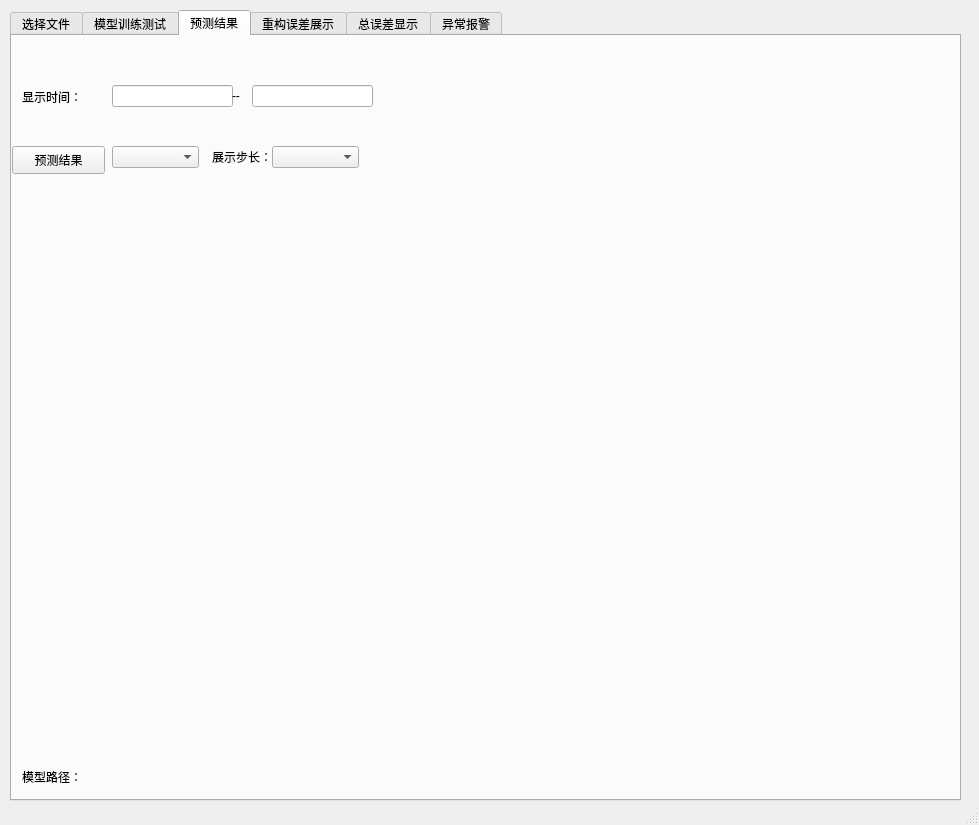
<?xml version="1.0" encoding="UTF-8"?>
<ui version="4.0">
 <class>MainWindow</class>
 <widget class="QMainWindow" name="MainWindow">
  <property name="geometry">
   <rect>
    <x>0</x>
    <y>0</y>
    <width>979</width>
    <height>825</height>
   </rect>
  </property>
  <property name="windowTitle">
   <string>MainWindow</string>
  </property>
  <widget class="QWidget" name="centralwidget">
   <widget class="QTabWidget" name="tabWidget">
    <property name="geometry">
     <rect>
      <x>10</x>
      <y>10</y>
      <width>951</width>
      <height>791</height>
     </rect>
    </property>
    <property name="currentIndex">
     <number>2</number>
    </property>
    <widget class="QWidget" name="tab_1">
     <attribute name="title">
      <string>选择文件</string>
     </attribute>
     <widget class="QPushButton" name="pushButton_csv">
      <property name="geometry">
       <rect>
        <x>10</x>
        <y>20</y>
        <width>93</width>
        <height>28</height>
       </rect>
      </property>
      <property name="text">
       <string>输入文件</string>
      </property>
     </widget>
     <widget class="QLabel" name="label">
      <property name="geometry">
       <rect>
        <x>331</x>
        <y>22</y>
        <width>591</width>
        <height>21</height>
       </rect>
      </property>
      <property name="text">
       <string/>
      </property>
     </widget>
     <widget class="QTableView" name="tableView">
      <property name="geometry">
       <rect>
        <x>10</x>
        <y>60</y>
        <width>931</width>
        <height>661</height>
       </rect>
      </property>
     </widget>
     <widget class="QPushButton" name="pushButton_choose">
      <property name="geometry">
       <rect>
        <x>10</x>
        <y>730</y>
        <width>131</width>
        <height>28</height>
       </rect>
      </property>
      <property name="text">
       <string>选择检测数据</string>
      </property>
     </widget>
     <widget class="QPushButton" name="pushButton_all_value">
      <property name="geometry">
       <rect>
        <x>110</x>
        <y>20</y>
        <width>93</width>
        <height>28</height>
       </rect>
      </property>
      <property name="text">
       <string>特征全选</string>
      </property>
     </widget>
     <widget class="QPushButton" name="pushButton_no_value">
      <property name="geometry">
       <rect>
        <x>210</x>
        <y>20</y>
        <width>93</width>
        <height>28</height>
       </rect>
      </property>
      <property name="text">
       <string>特征清空</string>
      </property>
     </widget>
     <widget class="QLineEdit" name="label_22">
      <property name="geometry">
       <rect>
        <x>150</x>
        <y>730</y>
        <width>781</width>
        <height>24</height>
       </rect>
      </property>
     </widget>
    </widget>
    <widget class="QWidget" name="tab_2">
     <attribute name="title">
      <string>模型训练测试</string>
     </attribute>
     <widget class="QLabel" name="label_2">
      <property name="geometry">
       <rect>
        <x>10</x>
        <y>10</y>
        <width>72</width>
        <height>21</height>
       </rect>
      </property>
      <property name="text">
       <string>选择模型：</string>
      </property>
     </widget>
     <widget class="QPushButton" name="pushButton_pth">
      <property name="geometry">
       <rect>
        <x>20</x>
        <y>40</y>
        <width>141</width>
        <height>28</height>
       </rect>
      </property>
      <property name="text">
       <string>加载预训练参数</string>
      </property>
     </widget>
     <widget class="QWidget" name="verticalLayoutWidget">
      <property name="geometry">
       <rect>
        <x>80</x>
        <y>70</y>
        <width>111</width>
        <height>101</height>
       </rect>
      </property>
      <layout class="QVBoxLayout" name="verticalLayout">
       <item>
        <widget class="QLineEdit" name="lineEdit_trainstarttime"/>
       </item>
       <item>
        <widget class="QLineEdit" name="lineEdit_validstarttime"/>
       </item>
       <item>
        <widget class="QLineEdit" name="lineEdit_teststarttime"/>
       </item>
      </layout>
     </widget>
     <widget class="QWidget" name="verticalLayoutWidget_2">
      <property name="geometry">
       <rect>
        <x>190</x>
        <y>70</y>
        <width>21</width>
        <height>101</height>
       </rect>
      </property>
      <layout class="QVBoxLayout" name="verticalLayout_2">
       <item>
        <widget class="QLabel" name="label_12">
         <property name="text">
          <string>--</string>
         </property>
        </widget>
       </item>
       <item>
        <widget class="QLabel" name="label_11">
         <property name="text">
          <string>--</string>
         </property>
        </widget>
       </item>
       <item>
        <widget class="QLabel" name="label_10">
         <property name="text">
          <string>--</string>
         </property>
        </widget>
       </item>
      </layout>
     </widget>
     <widget class="QWidget" name="verticalLayoutWidget_3">
      <property name="geometry">
       <rect>
        <x>210</x>
        <y>70</y>
        <width>111</width>
        <height>101</height>
       </rect>
      </property>
      <layout class="QVBoxLayout" name="verticalLayout_3">
       <item>
        <widget class="QLineEdit" name="lineEdit_trainendtime"/>
       </item>
       <item>
        <widget class="QLineEdit" name="lineEdit_validendtime"/>
       </item>
       <item>
        <widget class="QLineEdit" name="lineEdit_testendtime"/>
       </item>
      </layout>
     </widget>
     <widget class="QPushButton" name="pushButton_showdataset">
      <property name="geometry">
       <rect>
        <x>10</x>
        <y>180</y>
        <width>161</width>
        <height>28</height>
       </rect>
      </property>
      <property name="text">
       <string>数据集划分展示</string>
      </property>
     </widget>
     <widget class="QWidget" name="verticalLayoutWidget_4">
      <property name="geometry">
       <rect>
        <x>340</x>
        <y>69</y>
        <width>111</width>
        <height>101</height>
       </rect>
      </property>
      <layout class="QVBoxLayout" name="verticalLayout_5">
       <item>
        <widget class="QLabel" name="label_6">
         <property name="text">
          <string>训练轮数：</string>
         </property>
        </widget>
       </item>
       <item>
        <widget class="QLabel" name="label_7">
         <property name="text">
          <string>batch_size：</string>
         </property>
        </widget>
       </item>
       <item>
        <widget class="QLabel" name="label_8">
         <property name="text">
          <string>初始学习率：</string>
         </property>
        </widget>
       </item>
      </layout>
     </widget>
     <widget class="QWidget" name="verticalLayoutWidget_5">
      <property name="geometry">
       <rect>
        <x>460</x>
        <y>70</y>
        <width>121</width>
        <height>101</height>
       </rect>
      </property>
      <layout class="QVBoxLayout" name="verticalLayout_6">
       <item>
        <widget class="QLineEdit" name="lineEdit_epoch"/>
       </item>
       <item>
        <widget class="QLineEdit" name="lineEdit_batchsize"/>
       </item>
       <item>
        <widget class="QLineEdit" name="lineEdit_rate"/>
       </item>
      </layout>
     </widget>
     <widget class="QPushButton" name="pushButton_train">
      <property name="geometry">
       <rect>
        <x>0</x>
        <y>540</y>
        <width>181</width>
        <height>28</height>
       </rect>
      </property>
      <property name="text">
       <string>开始训练</string>
      </property>
     </widget>
     <widget class="QPlainTextEdit" name="plainTextEdit">
      <property name="geometry">
       <rect>
        <x>10</x>
        <y>580</y>
        <width>921</width>
        <height>151</height>
       </rect>
      </property>
      <property name="plainText">
       <string/>
      </property>
     </widget>
     <widget class="QWidget" name="verticalLayoutWidget_8">
      <property name="geometry">
       <rect>
        <x>10</x>
        <y>70</y>
        <width>77</width>
        <height>101</height>
       </rect>
      </property>
      <layout class="QVBoxLayout" name="verticalLayout_4">
       <item>
        <widget class="QLabel" name="label_3">
         <property name="text">
          <string>训练时间：</string>
         </property>
        </widget>
       </item>
       <item>
        <widget class="QLabel" name="label_4">
         <property name="text">
          <string>验证时间：</string>
         </property>
        </widget>
       </item>
       <item>
        <widget class="QLabel" name="label_5">
         <property name="text">
          <string>测试时间：</string>
         </property>
        </widget>
       </item>
      </layout>
     </widget>
     <widget class="QWidget" name="verticalLayoutWidget_9">
      <property name="geometry">
       <rect>
        <x>610</x>
        <y>70</y>
        <width>81</width>
        <height>101</height>
       </rect>
      </property>
      <layout class="QVBoxLayout" name="verticalLayout_9">
       <item>
        <widget class="QLabel" name="label_18">
         <property name="text">
          <string>输入步长：</string>
         </property>
        </widget>
       </item>
       <item>
        <widget class="QLabel" name="label_19">
         <property name="text">
          <string>预测步长：</string>
         </property>
        </widget>
       </item>
       <item>
        <widget class="QLabel" name="label_20">
         <property name="text">
          <string>重合步长：</string>
         </property>
        </widget>
       </item>
      </layout>
     </widget>
     <widget class="QWidget" name="verticalLayoutWidget_10">
      <property name="geometry">
       <rect>
        <x>700</x>
        <y>70</y>
        <width>111</width>
        <height>101</height>
       </rect>
      </property>
      <layout class="QVBoxLayout" name="verticalLayout_10">
       <item>
        <widget class="QLineEdit" name="lineEdit_inputlength"/>
       </item>
       <item>
        <widget class="QLineEdit" name="lineEdit_predlength"/>
       </item>
       <item>
        <widget class="QLineEdit" name="lineEdit_labellength"/>
       </item>
      </layout>
     </widget>
     <widget class="QComboBox" name="comboBox_model">
      <property name="geometry">
       <rect>
        <x>80</x>
        <y>10</y>
        <width>87</width>
        <height>22</height>
       </rect>
      </property>
     </widget>
     <widget class="QComboBox" name="comboBox_model_2">
      <property name="geometry">
       <rect>
        <x>190</x>
        <y>180</y>
        <width>87</width>
        <height>22</height>
       </rect>
      </property>
     </widget>
     <widget class="QLabel" name="label_21">
      <property name="geometry">
       <rect>
        <x>210</x>
        <y>40</y>
        <width>701</width>
        <height>21</height>
       </rect>
      </property>
      <property name="text">
       <string/>
      </property>
     </widget>
     <widget class="QLabel" name="label_dataset">
      <property name="geometry">
       <rect>
        <x>300</x>
        <y>180</y>
        <width>591</width>
        <height>20</height>
       </rect>
      </property>
      <property name="text">
       <string/>
      </property>
     </widget>
     <widget class="QLabel" name="label_17">
      <property name="geometry">
       <rect>
        <x>180</x>
        <y>10</y>
        <width>109</width>
        <height>28</height>
       </rect>
      </property>
      <property name="text">
       <string>选择损失函数：</string>
      </property>
     </widget>
     <widget class="QComboBox" name="comboBox_lossfc">
      <property name="geometry">
       <rect>
        <x>280</x>
        <y>10</y>
        <width>119</width>
        <height>21</height>
       </rect>
      </property>
     </widget>
    </widget>
    <widget class="QWidget" name="tab_3">
     <attribute name="title">
      <string>预测结果</string>
     </attribute>
     <widget class="QPushButton" name="pushButton_pred">
      <property name="geometry">
       <rect>
        <x>0</x>
        <y>110</y>
        <width>93</width>
        <height>28</height>
       </rect>
      </property>
      <property name="text">
       <string>预测结果</string>
      </property>
     </widget>
     <widget class="QLabel" name="label_9">
      <property name="geometry">
       <rect>
        <x>10</x>
        <y>50</y>
        <width>72</width>
        <height>21</height>
       </rect>
      </property>
      <property name="text">
       <string>显示时间：</string>
      </property>
     </widget>
     <widget class="QWidget" name="gridLayoutWidget">
      <property name="geometry">
       <rect>
        <x>100</x>
        <y>20</y>
        <width>121</width>
        <height>80</height>
       </rect>
      </property>
      <layout class="QGridLayout" name="gridLayout">
       <item row="0" column="0">
        <widget class="QLineEdit" name="lineEdit_showstarttime"/>
       </item>
      </layout>
     </widget>
     <widget class="QWidget" name="verticalLayoutWidget_6">
      <property name="geometry">
       <rect>
        <x>220</x>
        <y>20</y>
        <width>21</width>
        <height>80</height>
       </rect>
      </property>
      <layout class="QVBoxLayout" name="verticalLayout_7">
       <item>
        <widget class="QLabel" name="label_13">
         <property name="text">
          <string>--</string>
         </property>
        </widget>
       </item>
      </layout>
     </widget>
     <widget class="QWidget" name="gridLayoutWidget_2">
      <property name="geometry">
       <rect>
        <x>240</x>
        <y>20</y>
        <width>121</width>
        <height>80</height>
       </rect>
      </property>
      <layout class="QGridLayout" name="gridLayout_2">
       <item row="0" column="0">
        <widget class="QLineEdit" name="lineEdit_showendtime"/>
       </item>
      </layout>
     </widget>
     <widget class="QComboBox" name="comboBox_pred">
      <property name="geometry">
       <rect>
        <x>100</x>
        <y>110</y>
        <width>87</width>
        <height>22</height>
       </rect>
      </property>
     </widget>
     <widget class="QLabel" name="label_pred_time">
      <property name="geometry">
       <rect>
        <x>370</x>
        <y>50</y>
        <width>541</width>
        <height>21</height>
       </rect>
      </property>
      <property name="text">
       <string/>
      </property>
     </widget>
     <widget class="QLabel" name="label_pred_show">
      <property name="geometry">
       <rect>
        <x>410</x>
        <y>110</y>
        <width>511</width>
        <height>21</height>
       </rect>
      </property>
      <property name="text">
       <string/>
      </property>
     </widget>
     <widget class="QLabel" name="label_pred_path">
      <property name="geometry">
       <rect>
        <x>100</x>
        <y>730</y>
        <width>721</width>
        <height>21</height>
       </rect>
      </property>
      <property name="text">
       <string/>
      </property>
     </widget>
     <widget class="QLabel" name="label_23">
      <property name="geometry">
       <rect>
        <x>200</x>
        <y>110</y>
        <width>72</width>
        <height>21</height>
       </rect>
      </property>
      <property name="text">
       <string>展示步长：</string>
      </property>
     </widget>
     <widget class="QComboBox" name="comboBox_stepshow">
      <property name="geometry">
       <rect>
        <x>260</x>
        <y>110</y>
        <width>87</width>
        <height>22</height>
       </rect>
      </property>
     </widget>
     <widget class="QLabel" name="label_26">
      <property name="geometry">
       <rect>
        <x>10</x>
        <y>730</y>
        <width>72</width>
        <height>21</height>
       </rect>
      </property>
      <property name="text">
       <string>模型路径：</string>
      </property>
     </widget>
    </widget>
    <widget class="QWidget" name="tab_4">
     <attribute name="title">
      <string>重构误差展示</string>
     </attribute>
     <widget class="QPushButton" name="pushButton_pred_2">
      <property name="geometry">
       <rect>
        <x>0</x>
        <y>110</y>
        <width>93</width>
        <height>28</height>
       </rect>
      </property>
      <property name="text">
       <string>预测结果</string>
      </property>
     </widget>
     <widget class="QWidget" name="gridLayoutWidget_3">
      <property name="geometry">
       <rect>
        <x>240</x>
        <y>20</y>
        <width>121</width>
        <height>80</height>
       </rect>
      </property>
      <layout class="QGridLayout" name="gridLayout_3">
       <item row="0" column="0">
        <widget class="QLineEdit" name="lineEdit_errorshowendtime"/>
       </item>
      </layout>
     </widget>
     <widget class="QLabel" name="label_14">
      <property name="geometry">
       <rect>
        <x>10</x>
        <y>50</y>
        <width>72</width>
        <height>21</height>
       </rect>
      </property>
      <property name="text">
       <string>显示时间：</string>
      </property>
     </widget>
     <widget class="QWidget" name="gridLayoutWidget_4">
      <property name="geometry">
       <rect>
        <x>100</x>
        <y>20</y>
        <width>121</width>
        <height>80</height>
       </rect>
      </property>
      <layout class="QGridLayout" name="gridLayout_4">
       <item row="0" column="0">
        <widget class="QLineEdit" name="lineEdit_errorshowstarttime"/>
       </item>
      </layout>
     </widget>
     <widget class="QWidget" name="verticalLayoutWidget_7">
      <property name="geometry">
       <rect>
        <x>220</x>
        <y>20</y>
        <width>21</width>
        <height>80</height>
       </rect>
      </property>
      <layout class="QVBoxLayout" name="verticalLayout_8">
       <item>
        <widget class="QLabel" name="label_15">
         <property name="text">
          <string>--</string>
         </property>
        </widget>
       </item>
      </layout>
     </widget>
     <widget class="QComboBox" name="comboBox_error">
      <property name="geometry">
       <rect>
        <x>520</x>
        <y>50</y>
        <width>87</width>
        <height>22</height>
       </rect>
      </property>
     </widget>
     <widget class="QLabel" name="label_16">
      <property name="geometry">
       <rect>
        <x>440</x>
        <y>50</y>
        <width>72</width>
        <height>21</height>
       </rect>
      </property>
      <property name="text">
       <string>选择误差：</string>
      </property>
     </widget>
     <widget class="QComboBox" name="comboBox_errorshow">
      <property name="geometry">
       <rect>
        <x>100</x>
        <y>110</y>
        <width>87</width>
        <height>22</height>
       </rect>
      </property>
     </widget>
     <widget class="QLabel" name="label_24">
      <property name="geometry">
       <rect>
        <x>200</x>
        <y>110</y>
        <width>72</width>
        <height>21</height>
       </rect>
      </property>
      <property name="text">
       <string>展示步长：</string>
      </property>
     </widget>
     <widget class="QComboBox" name="comboBox_stepshow_2">
      <property name="geometry">
       <rect>
        <x>260</x>
        <y>110</y>
        <width>87</width>
        <height>22</height>
       </rect>
      </property>
     </widget>
     <widget class="QLabel" name="label_25">
      <property name="geometry">
       <rect>
        <x>360</x>
        <y>110</y>
        <width>81</width>
        <height>21</height>
       </rect>
      </property>
      <property name="text">
       <string>异常阈值：</string>
      </property>
     </widget>
     <widget class="QLineEdit" name="lineEdit_threshold">
      <property name="geometry">
       <rect>
        <x>420</x>
        <y>110</y>
        <width>81</width>
        <height>20</height>
       </rect>
      </property>
     </widget>
     <widget class="QLabel" name="label_thresholderror">
      <property name="geometry">
       <rect>
        <x>510</x>
        <y>110</y>
        <width>281</width>
        <height>21</height>
       </rect>
      </property>
      <property name="text">
       <string/>
      </property>
     </widget>
    </widget>
    <widget class="QWidget" name="tab_5">
     <attribute name="title">
      <string>总误差显示</string>
     </attribute>
     <widget class="QPushButton" name="pushButton_allerror">
      <property name="geometry">
       <rect>
        <x>9</x>
        <y>112</y>
        <width>93</width>
        <height>28</height>
       </rect>
      </property>
      <property name="text">
       <string>预测结果</string>
      </property>
     </widget>
     <widget class="QLabel" name="label_27">
      <property name="geometry">
       <rect>
        <x>19</x>
        <y>52</y>
        <width>72</width>
        <height>21</height>
       </rect>
      </property>
      <property name="text">
       <string>显示时间：</string>
      </property>
     </widget>
     <widget class="QComboBox" name="comboBox_allerror">
      <property name="geometry">
       <rect>
        <x>460</x>
        <y>50</y>
        <width>87</width>
        <height>22</height>
       </rect>
      </property>
     </widget>
     <widget class="QLabel" name="label_29">
      <property name="geometry">
       <rect>
        <x>380</x>
        <y>50</y>
        <width>72</width>
        <height>21</height>
       </rect>
      </property>
      <property name="text">
       <string>选择误差：</string>
      </property>
     </widget>
     <widget class="QComboBox" name="comboBox_stepshow_3">
      <property name="geometry">
       <rect>
        <x>200</x>
        <y>120</y>
        <width>87</width>
        <height>22</height>
       </rect>
      </property>
     </widget>
     <widget class="QLabel" name="label_30">
      <property name="geometry">
       <rect>
        <x>120</x>
        <y>120</y>
        <width>72</width>
        <height>21</height>
       </rect>
      </property>
      <property name="text">
       <string>展示步长：</string>
      </property>
     </widget>
     <widget class="QLabel" name="label_31">
      <property name="geometry">
       <rect>
        <x>300</x>
        <y>120</y>
        <width>81</width>
        <height>21</height>
       </rect>
      </property>
      <property name="text">
       <string>异常阈值：</string>
      </property>
     </widget>
     <widget class="QLineEdit" name="lineEdit_allerrorthreshold">
      <property name="geometry">
       <rect>
        <x>370</x>
        <y>120</y>
        <width>81</width>
        <height>20</height>
       </rect>
      </property>
     </widget>
     <widget class="QLineEdit" name="lineEdit_allerrorshowstarttime">
      <property name="geometry">
       <rect>
        <x>100</x>
        <y>50</y>
        <width>119</width>
        <height>24</height>
       </rect>
      </property>
     </widget>
     <widget class="QLabel" name="label_28">
      <property name="geometry">
       <rect>
        <x>220</x>
        <y>20</y>
        <width>19</width>
        <height>78</height>
       </rect>
      </property>
      <property name="text">
       <string>--</string>
      </property>
     </widget>
     <widget class="QLineEdit" name="lineEdit_allerrorshowendtime">
      <property name="geometry">
       <rect>
        <x>240</x>
        <y>50</y>
        <width>119</width>
        <height>24</height>
       </rect>
      </property>
     </widget>
     <widget class="QLabel" name="label_thresholdallerror">
      <property name="geometry">
       <rect>
        <x>470</x>
        <y>120</y>
        <width>281</width>
        <height>21</height>
       </rect>
      </property>
      <property name="text">
       <string/>
      </property>
     </widget>
    </widget>
    <widget class="QWidget" name="tab_6">
     <attribute name="title">
      <string>异常报警</string>
     </attribute>
     <widget class="QLineEdit" name="lineEdit_alarm">
      <property name="geometry">
       <rect>
        <x>90</x>
        <y>30</y>
        <width>119</width>
        <height>24</height>
       </rect>
      </property>
     </widget>
     <widget class="QLabel" name="label_33">
      <property name="geometry">
       <rect>
        <x>230</x>
        <y>30</y>
        <width>72</width>
        <height>21</height>
       </rect>
      </property>
      <property name="text">
       <string>时间阈值：</string>
      </property>
     </widget>
     <widget class="QLineEdit" name="lineEdit_alarm_time">
      <property name="geometry">
       <rect>
        <x>310</x>
        <y>30</y>
        <width>119</width>
        <height>24</height>
       </rect>
      </property>
     </widget>
     <widget class="QPlainTextEdit" name="plainTextEdit_alarm">
      <property name="geometry">
       <rect>
        <x>10</x>
        <y>600</y>
        <width>921</width>
        <height>151</height>
       </rect>
      </property>
      <property name="plainText">
       <string/>
      </property>
     </widget>
     <widget class="QPushButton" name="pushButton_alarm">
      <property name="geometry">
       <rect>
        <x>0</x>
        <y>100</y>
        <width>93</width>
        <height>28</height>
       </rect>
      </property>
      <property name="text">
       <string>异常报警</string>
      </property>
     </widget>
     <widget class="QLabel" name="label_alarm">
      <property name="geometry">
       <rect>
        <x>460</x>
        <y>30</y>
        <width>441</width>
        <height>21</height>
       </rect>
      </property>
      <property name="text">
       <string/>
      </property>
     </widget>
     <widget class="QLabel" name="label_34">
      <property name="geometry">
       <rect>
        <x>10</x>
        <y>70</y>
        <width>72</width>
        <height>21</height>
       </rect>
      </property>
      <property name="text">
       <string>选择误差：</string>
      </property>
     </widget>
     <widget class="QComboBox" name="comboBox_alarm">
      <property name="geometry">
       <rect>
        <x>90</x>
        <y>70</y>
        <width>87</width>
        <height>22</height>
       </rect>
      </property>
     </widget>
     <widget class="QComboBox" name="comboBox_alarm_stepshow">
      <property name="geometry">
       <rect>
        <x>300</x>
        <y>70</y>
        <width>87</width>
        <height>22</height>
       </rect>
      </property>
     </widget>
     <widget class="QLabel" name="label_35">
      <property name="geometry">
       <rect>
        <x>220</x>
        <y>70</y>
        <width>72</width>
        <height>21</height>
       </rect>
      </property>
      <property name="text">
       <string>展示步长：</string>
      </property>
     </widget>
     <widget class="QComboBox" name="comboBox_alarm_value">
      <property name="geometry">
       <rect>
        <x>100</x>
        <y>100</y>
        <width>87</width>
        <height>22</height>
       </rect>
      </property>
     </widget>
     <widget class="QComboBox" name="comboBox_label">
      <property name="geometry">
       <rect>
        <x>0</x>
        <y>30</y>
        <width>87</width>
        <height>22</height>
       </rect>
      </property>
     </widget>
    </widget>
   </widget>
  </widget>
  <widget class="QStatusBar" name="statusbar"/>
 </widget>
 <tabstops>
  <tabstop>tabWidget</tabstop>
  <tabstop>pushButton_csv</tabstop>
  <tabstop>comboBox_model</tabstop>
  <tabstop>pushButton_pth</tabstop>
  <tabstop>lineEdit_trainstarttime</tabstop>
  <tabstop>lineEdit_trainendtime</tabstop>
  <tabstop>lineEdit_validstarttime</tabstop>
  <tabstop>lineEdit_validendtime</tabstop>
  <tabstop>lineEdit_teststarttime</tabstop>
  <tabstop>lineEdit_testendtime</tabstop>
  <tabstop>lineEdit_epoch</tabstop>
  <tabstop>lineEdit_batchsize</tabstop>
  <tabstop>lineEdit_inputlength</tabstop>
  <tabstop>lineEdit_predlength</tabstop>
  <tabstop>lineEdit_labellength</tabstop>
  <tabstop>pushButton_showdataset</tabstop>
  <tabstop>pushButton_train</tabstop>
  <tabstop>plainTextEdit</tabstop>
  <tabstop>lineEdit_showstarttime</tabstop>
  <tabstop>lineEdit_showendtime</tabstop>
  <tabstop>pushButton_pred</tabstop>
  <tabstop>lineEdit_errorshowstarttime</tabstop>
  <tabstop>lineEdit_errorshowendtime</tabstop>
  <tabstop>comboBox_error</tabstop>
  <tabstop>pushButton_pred_2</tabstop>
 </tabstops>
 <resources/>
 <connections/>
</ui>
